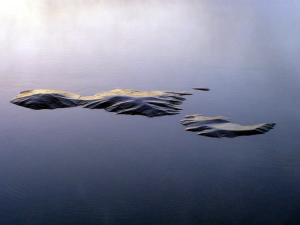
#> input picture Weizmann2Images/2001.png, 300 x 225 px
$ python -i fscut_core.py   (imports and definitions only)
#> lines starting #> are read from the running program, lines starting #| are printed output that depends on the picture; after the words box and inside, x2 and y2 are one past the last pixel; in counts of white or black regions, pixels touching at a corner belong together
import numpy as np
import cv2
from skimage.segmentation import felzenszwalb
from skimage import graph
from skimage.color import rgb2gray
import maxflow

class FSCutSegmenter:
    def __init__(self, fz_scale=100, fz_sigma=0.5, fz_min_size=50):
        """
        Felzenszwalb-Saliency Cut 分割器
        """
        self.fz_scale = fz_scale
        self.fz_sigma = fz_sigma
        self.fz_min_size = fz_min_size

    def spectral_residual_saliency(self, image):
        """
        频域残差显著性先验 (Spectral Residual)
        """
        gray = cv2.cvtColor(image, cv2.COLOR_BGR2GRAY)
        img_float = np.float32(gray) / 255.0

        # 傅里叶变换
        dft = cv2.dft(img_float, flags=cv2.DFT_COMPLEX_OUTPUT)
        mag, phase = cv2.cartToPolar(dft[:, :, 0], dft[:, :, 1])

        # 提取对数振幅谱并使用均值滤波求残差
        log_mag = np.log(mag + 1e-9)
        blur_mag = cv2.blur(log_mag, (3, 3))
        spectral_residual = log_mag - blur_mag

        # 反变换回空域
        complex_res = np.zeros_like(dft)
        complex_res[:, :, 0], complex_res[:, :, 1] = cv2.polarToCart(np.exp(spectral_residual), phase)
        idft = cv2.idft(complex_res)
        saliency = cv2.magnitude(idft[:, :, 0], idft[:, :, 1])

        # 高斯平滑并归一化
        saliency = cv2.GaussianBlur(saliency, (9, 9), 2.5)
        saliency = cv2.normalize(saliency, None, 0, 1, cv2.NORM_MINMAX)
        return saliency

    def segment(self, image):
        H, W = image.shape[:2]

        # ==========================================
        # 1. 频域显著性 + 暴力物理膨胀 (撑大基础盘)
        # ==========================================
        saliency_map = self.spectral_residual_saliency(image)

        # [核心修改 1] 用一个巨大的核，把显著性高亮区强行向外推延！
        dilate_kernel = cv2.getStructuringElement(cv2.MORPH_ELLIPSE, (25, 25))
        saliency_map = cv2.dilate(saliency_map, dilate_kernel)
        saliency_map = cv2.GaussianBlur(saliency_map, (15, 15), 0) # 柔和边缘防止锯齿

        # 中心先验 (压暗四周)
        Y, X = np.ogrid[:H, :W]
        center_y, center_x = H / 2, W / 2
        sigma_y, sigma_x = H / 2.5, W / 2.5
        center_prior = np.exp(-((X - center_x)**2 / (2 * sigma_x**2) + (Y - center_y)**2 / (2 * sigma_y**2)))

        saliency_map = saliency_map * center_prior
        saliency_map = cv2.normalize(saliency_map, None, 0, 1, cv2.NORM_MINMAX)

        # ==========================================
        # 2. Felzenszwalb 超像素 (切得更细碎)
        # ==========================================
        rgb_img = cv2.cvtColor(image, cv2.COLOR_BGR2RGB)
        # [核心修改 2] scale 从 100 降到 50，min_size 降到 20。
        # 块切得越小，边缘的贴合度就越高，不会被背景拖累
        segments = felzenszwalb(rgb_img, scale=50, sigma=0.5, min_size=20)
        num_nodes = np.max(segments) + 1

        # 背景色彩对比度先验
        boundary_mask = np.zeros((H, W), dtype=bool)
        boundary_mask[0:5, :] = True
        boundary_mask[-5:, :] = True
        boundary_mask[:, 0:5] = True
        boundary_mask[:, -5:] = True
        boundary_segments = np.unique(segments[boundary_mask])
        bg_mean_color = np.mean(rgb_img[boundary_mask], axis=0)

        # 计算节点显著性
        node_saliency = np.zeros(num_nodes)
        for i in range(num_nodes):
            mask = (segments == i)
            sr_val = np.mean(saliency_map[mask])
            node_color = np.mean(rgb_img[mask], axis=0)
            color_dist = np.linalg.norm(node_color - bg_mean_color)
            node_saliency[i] = sr_val * color_dist

        node_saliency = (node_saliency - np.min(node_saliency)) / (np.max(node_saliency) - np.min(node_saliency) + 1e-8)

        saliency_2d = np.zeros((H, W), dtype=np.float32)
        for i in range(num_nodes):
            saliency_2d[segments == i] = node_saliency[i]

        sal_uint8 = (saliency_2d * 255).astype(np.uint8)
        otsu_thresh_val, _ = cv2.threshold(sal_uint8, 0, 255, cv2.THRESH_BINARY + cv2.THRESH_OTSU)
        otsu_thresh = otsu_thresh_val / 255.0

        # ==========================================
        # 3. 构建图割 (Graph Cut)
        # ==========================================
        rag = graph.rag_mean_color(rgb_img, segments)
        g = maxflow.Graph[float]()
        nodes = g.add_nodes(num_nodes)

        for i in range(num_nodes):
            sal_val = node_saliency[i]

            if i in boundary_segments:
                weight_fg, weight_bg = 0.0, 1000.0
            # [核心修改 3] 放宽前景门槛 (0.8)，收紧背景门槛 (0.4)
            elif sal_val > otsu_thresh * 0.8:
                weight_fg, weight_bg = 1000.0, 0.0
            elif sal_val < otsu_thresh * 0.4:
                weight_fg, weight_bg = 0.0, 1000.0
            else:
                # [核心修改 4] 气球膨胀力 (Balloon Force)
                # 强行给前景加 5.0 的保底分，鼓励向外扩张
                weight_fg = sal_val * 10.0 + 7.0
                weight_bg = (1.0 - sal_val) * 10.0

            g.add_tedge(nodes[i], weight_fg, weight_bg)

        # 添加平滑项边
        gamma = 900.0
        # [核心修改 5] 降低平滑惩罚 (从 1.0 降至 0.3)
        # 告诉算法：别怕切出来的边缘太长、弯曲，大胆去贴合物体轮廓！
        lambda_smooth = 0.3

        for edge in rag.edges:
            n1, n2 = edge
            color_diff = rag[n1][n2]['weight']
            smooth_weight = lambda_smooth * np.exp(- (color_diff ** 2) / gamma)
            g.add_edge(nodes[n1], nodes[n2], smooth_weight, smooth_weight)

        g.maxflow()
        binary_mask = np.zeros_like(segments, dtype=np.uint8)
        for i in range(num_nodes):
            if g.get_segment(nodes[i]) == 0:
                binary_mask[segments == i] = 1

        # ==========================================
        # 6. 后处理：你的新主意落地 (异色区域强行挽回)
        # ==========================================

        # (1) 闭运算 (Close)：解决“边缘阴影或细碎部分脱离主体”的问题
        # 用一个稍微大一点的核 (比如 9x9)，把离得近的前景碎块强制“桥接”起来
        close_kernel = cv2.getStructuringElement(cv2.MORPH_ELLIPSE, (9, 9))
        binary_mask = cv2.morphologyEx(binary_mask, cv2.MORPH_CLOSE, close_kernel)

        # (2) 轮廓孔洞填充 (Hole Filling)：解决“眼睛、嘴巴、内部阴影被掏空”的问题
        # 寻找当前掩膜的【所有外部轮廓】
        contours, hierarchy = cv2.findContours(binary_mask, cv2.RETR_EXTERNAL, cv2.CHAIN_APPROX_SIMPLE)

        # 顺着最外围的轮廓，把里面的区域全部涂满 (thickness=cv2.FILLED)
        # 这就相当于你说的“把小区域内其他的联通块强行加到前景中去”
        cv2.drawContours(binary_mask, contours, -1, 1, thickness=cv2.FILLED)

        return binary_mask


    # # -----------------------------------#
    # # V1.0 版本的 segment() 函数，保留在这里以供对比和回滚
    # # -----------------------------------#

    # def segment(self, image):
    #     """
    #     执行完整的前景分割 (融合频域显著性、中心先验与色彩对比度先验)
    #     """
    #     H, W = image.shape[:2]

    #     # ==========================================
    #     # 1. 频域显著性 + 中心先验 (Center Prior)
    #     # ==========================================
    #     saliency_map = self.spectral_residual_saliency(image)

    #     # 生成二维中心高斯遮罩
    #     Y, X = np.ogrid[:H, :W]
    #     center_y, center_x = H / 2, W / 2
    #     sigma_y, sigma_x = H / 2.5, W / 2.5
    #     center_prior = np.exp(-((X - center_x)**2 / (2 * sigma_x**2) + (Y - center_y)**2 / (2 * sigma_y**2)))

    #     # 压暗四周，突出中心
    #     saliency_map = saliency_map * center_prior
    #     saliency_map = cv2.normalize(saliency_map, None, 0, 1, cv2.NORM_MINMAX)

    #     # ==========================================
    #     # 2. Felzenszwalb 超像素
    #     # ==========================================
    #     rgb_img = cv2.cvtColor(image, cv2.COLOR_BGR2RGB)
    #     segments = felzenszwalb(rgb_img, scale=self.fz_scale, sigma=self.fz_sigma, min_size=self.fz_min_size)
    #     num_nodes = np.max(segments) + 1

    #     # ==========================================
    #     # 3. 提取背景色彩对比度先验 (Background Contrast)
    #     # ==========================================
    #     # 提取图像四周一圈 (5 pixels) 作为绝对背景基准
    #     boundary_mask = np.zeros((H, W), dtype=bool)
    #     boundary_mask[0:5, :] = True
    #     boundary_mask[-5:, :] = True
    #     boundary_mask[:, 0:5] = True
    #     boundary_mask[:, -5:] = True

    #     boundary_segments = np.unique(segments[boundary_mask])
    #     bg_mean_color = np.mean(rgb_img[boundary_mask], axis=0) # 提取背景的平均 RGB 颜色

    #     # ==========================================
    #     # 4. 计算综合节点显著性 (Data Term 强化)
    #     # ==========================================
    #     node_saliency = np.zeros(num_nodes)
    #     for i in range(num_nodes):
    #         mask = (segments == i)
    #         # 频域显著性均值
    #         sr_val = np.mean(saliency_map[mask])

    #         # 计算该块颜色与背景平均颜色的欧几里得距离
    #         node_color = np.mean(rgb_img[mask], axis=0)
    #         color_dist = np.linalg.norm(node_color - bg_mean_color)

    #         # [核心突破] 频域(看纹理) * 色彩对比度(看颜色)
    #         # 这能完美过滤掉高频噪点(如草地)：即使草地纹理复杂(sr_val高)，
    #         # 但只要它颜色跟边缘草地一样(color_dist低)，综合显著性就会被压下去。
    #         node_saliency[i] = sr_val * color_dist

    #     # 综合显著性归一化到 [0, 1]
    #     node_saliency = (node_saliency - np.min(node_saliency)) / (np.max(node_saliency) - np.min(node_saliency) + 1e-8)

    #     # 将一维的节点显著性重建为二维图像，以便使用 Otsu 寻找全局阈值
    #     saliency_2d = np.zeros((H, W), dtype=np.float32)
    #     for i in range(num_nodes):
    #         saliency_2d[segments == i] = node_saliency[i]

    #     sal_uint8 = (saliency_2d * 255).astype(np.uint8)
    #     otsu_thresh_val, _ = cv2.threshold(sal_uint8, 0, 255, cv2.THRESH_BINARY + cv2.THRESH_OTSU)
    #     otsu_thresh = otsu_thresh_val / 255.0

    #     # ==========================================
    #     # 5. 构建图割 (Graph Cut)
    #     # ==========================================
    #     rag = graph.rag_mean_color(rgb_img, segments)
    #     g = maxflow.Graph[float]()
    #     nodes = g.add_nodes(num_nodes)

    #     # 添加数据项边
    #     for i in range(num_nodes):
    #         sal_val = node_saliency[i]

    #         if i in boundary_segments:
    #             # 依然保留边界背景先验，稳住阵脚
    #             weight_fg, weight_bg = 0.0, 1000.0
    #         elif sal_val > otsu_thresh * 1.1:
    #             weight_fg, weight_bg = 1000.0, 0.0
    #         elif sal_val < otsu_thresh * 0.8:
    #             weight_fg, weight_bg = 0.0, 1000.0
    #         else:
    #             weight_fg = sal_val * 10.0
    #             weight_bg = (1.0 - sal_val) * 10.0

    #         g.add_tedge(nodes[i], weight_fg, weight_bg)

    #     # 添加平滑项边
    #     gamma = 900.0
    #     lambda_smooth = 1.0
    #     for edge in rag.edges:
    #         n1, n2 = edge
    #         color_diff = rag[n1][n2]['weight']
    #         smooth_weight = lambda_smooth * np.exp(- (color_diff ** 2) / gamma)
    #         g.add_edge(nodes[n1], nodes[n2], smooth_weight, smooth_weight)

    #     # 求解最大流最小割
    #     g.maxflow()
    #     binary_mask = np.zeros_like(segments, dtype=np.uint8)
    #     for i in range(num_nodes):
    #         if g.get_segment(nodes[i]) == 0:
    #             binary_mask[segments == i] = 1

    #     # [彻底移除连通域拦截逻辑]，直接返回原始的、允许小碎片前景的图割掩膜
    #     # return binary_mask

    #     # V2.0 版本的 ,直接添加
    #     # ==========================================
    #     # 6. 后处理：你的新主意落地 (异色区域强行挽回)
    #     # ==========================================

    #     # (1) 闭运算 (Close)：解决“边缘阴影或细碎部分脱离主体”的问题
    #     # 用一个稍微大一点的核 (比如 9x9)，把离得近的前景碎块强制“桥接”起来
    #     close_kernel = cv2.getStructuringElement(cv2.MORPH_ELLIPSE, (9, 9))
    #     binary_mask = cv2.morphologyEx(binary_mask, cv2.MORPH_CLOSE, close_kernel)

    #     # (2) 轮廓孔洞填充 (Hole Filling)：解决“眼睛、嘴巴、内部阴影被掏空”的问题
    #     # 寻找当前掩膜的【所有外部轮廓】
    #     contours, hierarchy = cv2.findContours(binary_mask, cv2.RETR_EXTERNAL, cv2.CHAIN_APPROX_SIMPLE)

    #     # 顺着最外围的轮廓，把里面的区域全部涂满 (thickness=cv2.FILLED)
    #     # 这就相当于你说的“把小区域内其他的联通块强行加到前景中去”
    #     cv2.drawContours(binary_mask, contours, -1, 1, thickness=cv2.FILLED)

    #     return binary_mask

>>> import cv2
>>> picture = cv2.imread('Weizmann2Images/2001.png')
#> picture is the input picture: shape (225, 300, 3); mean B, G, R 145.2, 125.1, 121.4
>>> result = FSCutSegmenter().segment(picture)
#> in spectral_residual_saliency, `mag, phase = cv2.cartToPolar(dft[:, :, 0], dft[:, :, 1])`:
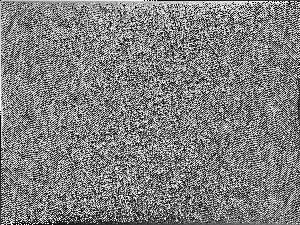
#> phase: shape (225, 300) float32; min 0, max 6.28, mean 3.14; drawn with min black and max white
#> in spectral_residual_saliency, `log_mag = np.log(mag + 1e-9)`:
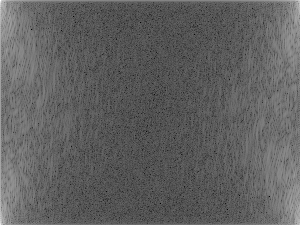
#> log_mag: shape (225, 300) float32; min -4.84, max 10.42, mean 0.955; drawn with min black and max white
#> in spectral_residual_saliency, `blur_mag = cv2.blur(log_mag, (3, 3))`:
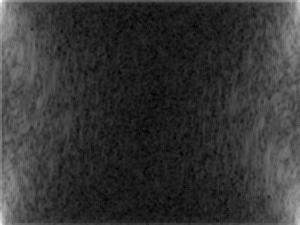
#> blur_mag: shape (225, 300) float32; min -0.906, max 7.95, mean 0.949; drawn with min black and max white
#> in spectral_residual_saliency, `spectral_residual = log_mag - blur_mag`:
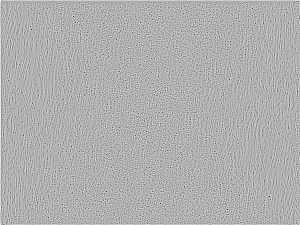
#> spectral_residual: shape (225, 300) float32; min -5.53, max 2.47, mean 0.00594; drawn with min black and max white
#> in segment, `segments = felzenszwalb(rgb_img, scale=50, sigma=0.5, min_size=20)`:
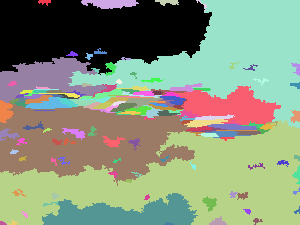
#> segments: shape (225, 300) int64; 144 distinct labels, from 0 to 143; one colour per label, 0 black
#> in segment, `num_nodes = np.max(segments) + 1`: num_nodes = 144
#> in segment, `boundary_segments = np.unique(segments[boundary_mask])`: boundary_segments = 24 values from 0 to 143
#> in segment, `bg_mean_color = np.mean(rgb_img[boundary_mask], axis=0)`: bg_mean_color = [116.4, 121.5, 139.2]
#> the loop in segment, `for i in range(num_nodes):` made 144 passes
#> (sr_val, node_color, color_dist) on passes 1 to 12: (0.0362, [227.8, 223.9, 232.7], 177.9), (0.0382, [239.1, 233.1, 232.8], 190.5), (0.0591, [229.5, 221.8, 224.3], 173.5), (0.0668, [216.2, 211, 221], 157.1), (0.0426, [190.3, 189.6, 204.8], 120), (0.0932, [157.5, 162.2, 188.3], 75.95), (0.0245, [215.7, 209.6, 222.7], 156.8), (0.0145, [221.2, 214, 225.4], 164.2), (0.0253, [215.7, 209.5, 226.5], 158.9), (0.242, [196.3, 187.8, 204.5], 122.7), (0.0578, [202.5, 199, 218.8], 140.6), (0.0534, [160.4, 165.8, 192.7], 82.28)
#> pass 1, in segment, `mask = (segments == i)`:
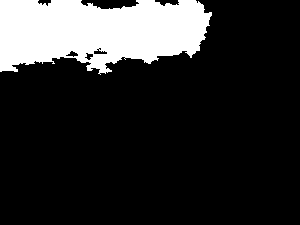
#> mask: shape (225, 300) bool; 17.6% white; 1 white region, box (x1, y1, x2, y2) and area: (0, 0, 212, 75) 11910
#> after the loop in segment, `for i in range(num_nodes):`: node_saliency = 144 values, max 171.4 at index 68, min 0.337 at index 98, mean 32.25
#> in segment, `node_saliency = (node_saliency - np.min(node_saliency)) / (np.max(node..`: node_saliency = 144 values, max 1 at index 68, min 0 at index 98, mean 0.187
#> after the loop in segment, `for i in range(num_nodes):`:
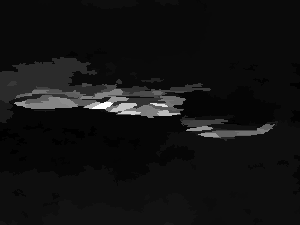
#> saliency_2d: shape (225, 300) float32; min 0, max 1, mean 0.0719
#> in segment, `otsu_thresh_val, _ = cv2.threshold(sal_uint8, 0, 255, cv2.THRESH_BINAR..`: otsu_thresh_val = 67
#> in segment, `otsu_thresh = otsu_thresh_val / 255.0`: otsu_thresh = 0.263
#> (the run stopped early here; a loop or call above may not have finished)

$ run again, on Weizmann2Images/2002.png
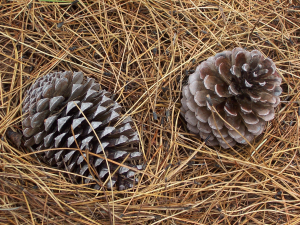
#> input picture Weizmann2Images/2002.png, 300 x 225 px
#> picture is the input picture: shape (225, 300, 3); mean B, G, R 72.8, 95.1, 122.3
#> in segment, `segments = felzenszwalb(rgb_img, scale=50, sigma=0.5, min_size=20)`:
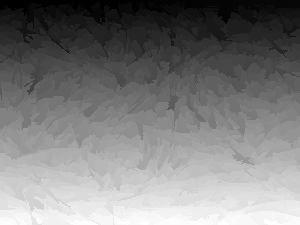
#> segments: shape (225, 300) int64; min 0, max 1057, mean 520.8; drawn with min black and max white
#> num_nodes = 1058
#> boundary_segments = 177 values from 0 to 1057
#> bg_mean_color = [136.7, 103.3, 72.23]
#> the loop in segment, `for i in range(num_nodes):` made 1058 passes
#> (sr_val, node_color, color_dist) on passes 1 to 3: (0.0995, [134, 99.66, 65.57], 8.06), (0.142, [169.1, 136.3, 95.9], 51.95), (0.187, [166.9, 136.9, 94.26], 50.25)
#> after the loop in segment, `for i in range(num_nodes):`: node_saliency = 1058 values, max 143.5 at index 608, min 0.441 at index 86, mean 28.53
#> in segment, `node_saliency = (node_saliency - np.min(node_saliency)) / (np.max(node..`: node_saliency = 1058 values, max 1 at index 608, min 0 at index 86, mean 0.196
#> after the loop in segment, `for i in range(num_nodes):`:
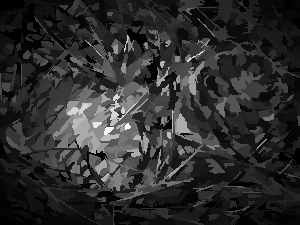
#> saliency_2d: shape (225, 300) float32; min 0, max 1, mean 0.183
#> otsu_thresh_val = 69
#> otsu_thresh = 0.271

$ run again, on Weizmann2Images/2003.png
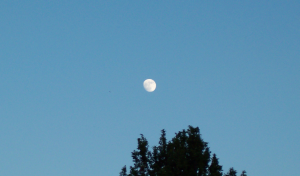
#> input picture Weizmann2Images/2003.png, 300 x 176 px
#> picture is the input picture: shape (176, 300, 3); mean B, G, R 175.1, 143.8, 92
#> segments: shape (176, 300) int64; 48 distinct labels, from 0 to 47
#> num_nodes = 48
#> boundary_segments = 20 values from 0 to 47
#> bg_mean_color = [85.23, 134.6, 164]
#> the loop in segment, `for i in range(num_nodes):` made 48 passes
#> (sr_val, node_color, color_dist) on passes 1 to 8: (0.0941, [96.47, 151.3, 184.5], 28.75), (0.0031, [84.59, 144.3, 180.5], 19.2), (0.0434, [82.72, 143.7, 181.6], 20.02), (0.0948, [84.17, 143.8, 180.5], 18.91), (0.0115, [84.77, 144.5, 182.1], 20.65), (0.0413, [85.35, 145.1, 180.4], 19.5), (0.972, [115.8, 159.5, 189.7], 47.08), (0.979, [224, 224.5, 222], 175.2)
#> pass 1, in segment, `mask = (segments == i)`:
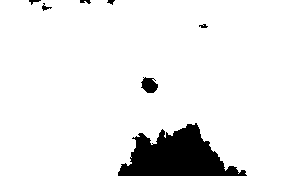
#> mask: shape (176, 300) bool; 92.1% white; 7 black regions, largest, box (x1, y1, x2, y2) and area: (118, 123, 247, 176) 3857, (141, 77, 158, 93) 192, (42, 3, 52, 11) 31
#> after the loop in segment, `for i in range(num_nodes):`: node_saliency = 48 values, max 171.6 at index 7, min 0.0595 at index 1, mean 70.06
#> in segment, `node_saliency = (node_saliency - np.min(node_saliency)) / (np.max(node..`: node_saliency = 48 values, max 1 at index 7, min 0 at index 1, mean 0.408
#> after the loop in segment, `for i in range(num_nodes):`:
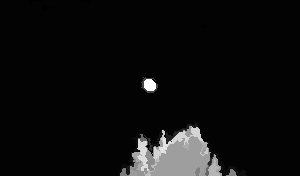
#> saliency_2d: shape (176, 300) float32; min 0, max 1, mean 0.0573
#> otsu_thresh_val = 67
#> otsu_thresh = 0.263

$ run again, on Weizmann2Images/2004.png
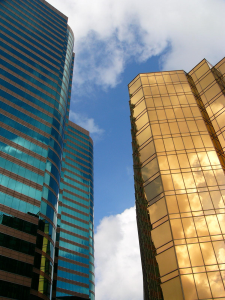
#> input picture Weizmann2Images/2004.png, 225 x 300 px
#> picture is the input picture: shape (300, 225, 3); mean B, G, R 121.4, 128.9, 124.6
#> segments: shape (300, 225) int64; 627 distinct labels, from 0 to 626
#> num_nodes = 627
#> boundary_segments = 158 values from 0 to 626
#> bg_mean_color = [130.7, 128.7, 115.6]
#> the loop in segment, `for i in range(num_nodes):` made 627 passes
#> (sr_val, node_color, color_dist) on passes 1 to 3: (0.155, [28.48, 67.82, 86.44], 122.5), (0.129, [75.2, 76.11, 76.73], 85.77), (0.148, [28.27, 66.39, 86.69], 123.3)
#> after the loop in segment, `for i in range(num_nodes):`: node_saliency = 627 values, max 114.7 at index 204, min 3.99 at index 23, mean 32.9
#> in segment, `node_saliency = (node_saliency - np.min(node_saliency)) / (np.max(node..`: node_saliency = 627 values, max 1 at index 204, min 0 at index 23, mean 0.261
#> after the loop in segment, `for i in range(num_nodes):`:
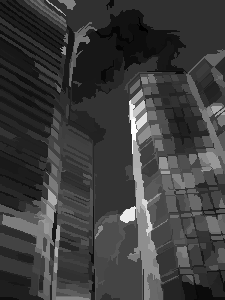
#> saliency_2d: shape (300, 225) float32; min 0, max 1, mean 0.241
#> otsu_thresh_val = 84
#> otsu_thresh = 0.329
